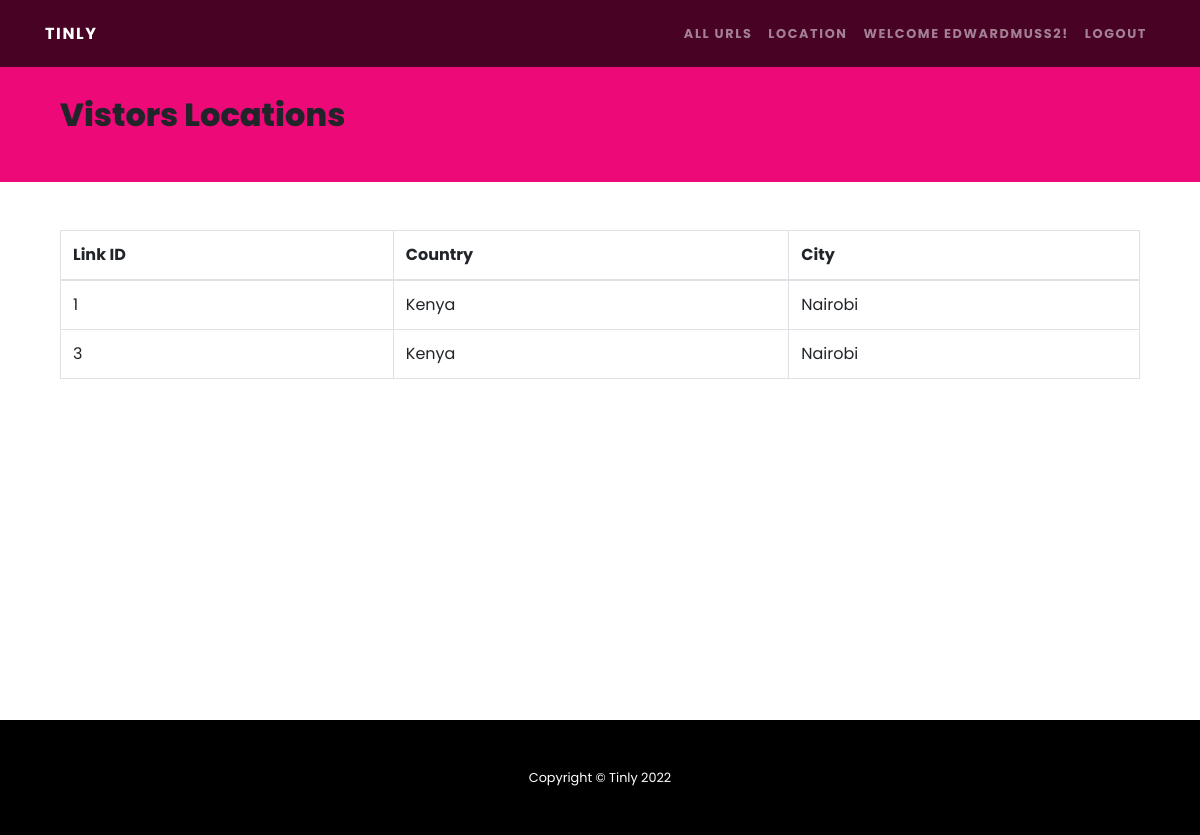
Screenshot of /user-location (signed in) with the database file from the repository.
### models/base_model.py (models this page shows, shortened)
class User(db.Model, UserMixin):
    id = db.Column(db.Integer, primary_key=True)
    username = db.Column(db.String(20), nullable=False, unique=True)
    email = db.Column(db.String(120), unique=True, nullable=False)
    image_file = db.Column(db.String(20), nullable=False, default='default.jpg')
    password = db.Column(db.String(80), nullable=False)
    created_at = db.Column(DateTime, default=datetime.datetime.now)
    updated_at = db.Column(DateTime, default=datetime.datetime.now, onupdate=datetime.datetime.now)

class Location(db.Model):
    id = db.Column("id", db.Integer, primary_key=True)
    url_id = db.Column("url_id", db.Integer, nullable=False)
    country = db.Column("country", db.String())
    city = db.Column("city", db.String(10), nullable=False)
    created_at = db.Column(DateTime, default=datetime.datetime.now)
    updated_at = db.Column(DateTime, default=datetime.datetime.now, onupdate=datetime.datetime.now)

### core/routes/web.py (the view)
@app.route('/user-location')
def user_location():
    return render_template('all-locations.html', vals=Location.query.all(), base_url=base_url)

### core/auth.py (called while the page is built)
@login_manager.user_loader
def load_user(user_id):
    return User.query.get(int(user_id))

### core/templates/all-locations.html (shortened to what this page needs)
{% extends "base.html" %}
{% block content %}
    <div class="row bg-primary pt-5">
        <div class="container">
            <div class="col-md-12 mt-5 mb-5">
                <h2 class="">Vistors Locations</h2>
            </div>
        </div>
    </div>
    <div class="row">
        <div class="container">
            <div class="col-md-12 mt-5">
                <table class="table table-stripped table-bordered">
                    <thead class="">
                        <th>Link ID</th>
                        <th>Country</th>
                        <th>City</th>
                    </thead>
                    <tbody>
                        {% for row in vals %}
                        <tr>
                            <td>{{row.url_id}}</td>
                            <td>{{row.country}}</td>
                            <td>{{row.city}}</td>
                        </tr>
                        {% endfor %}
                    </tbody>
                </table>
            </div>
        </div>
    </div>
{% endblock %}

### core/templates/base.html (shortened to what this page needs)
<!DOCTYPE html>
<html lang="en">
<head>
    <link rel="stylesheet" href="https://stackpath.bootstrapcdn.com/bootstrap/4.5.2/css/bootstrap.min.css">
    <link href='https://cdnjs.cloudflare.com/ajax/libs/font-awesome/4.0.3/css/font-awesome.css' rel='stylesheet'>
	<link href="{{ url_for('static',filename='css/style.css') }}" rel="stylesheet">
</head>
<body oncontextmenu='return true' class='snippet-body'>
    <div class="main">
        <nav class="navbar navbar-expand-lg navbar-dark navbar-custom fixed-top">
            <div class="container">
                <a class="navbar-brand" href=".">Tinly</a>
                <div class="collapse navbar-collapse" id="navbarResponsive">
                    <ul class="navbar-nav ml-auto">
                        {% if current_user.is_authenticated %}
                            <li class="nav-item">
                                <a class="nav-link" href="all-urls">All Urls</a>
                            </li>
                            <li class="nav-item">
                                <a class="nav-link" href="user-location">Location</a>
                            </li>
                            <li class="nav-item">
                                <a class="nav-link" href="{{ url_for('dashboard') }}">Welcome {{ current_user.username }}!</a>
                            </li>
                            <li class="nav-item">
                                <a class="nav-link" href="{{ url_for('logout') }}">Logout</a>
                            </li>
                        {% endif %}
                    </ul>
                </div>
            </div>
        </nav>
        {% block content%}
        {% endblock %}
    </div>
  <footer class="py-5 bg-black">
    <div class="container">
        <p class="m-0 text-center text-white small">Copyright &copy; Tinly {{ moment().format('YYYY') }}</p>
    </div>
</footer>
</body>
</html>

### static/css/style.css (style rules this page uses)
body { font-family: "Poppins"; margin: 0px; padding: 0px; position: absolute; width: 100%; height: 100vh; }
.main { display: flex; flex-direction: column; min-height: 90%; }
h1, h2, h3, h4, h5, h6 { font-family: "Poppins"; font-weight: 800 !important }
.bg-black { background-color: #000 !important }
.navbar-custom { padding-top: 1rem; padding-bottom: 1rem; background-color: rgba(0, 0, 0, .7) }
.navbar-custom .navbar-brand { text-transform: uppercase; font-size: 1rem; letter-spacing: .1rem; font-weight: 700 }
.navbar-custom .navbar-nav .nav-item .nav-link { text-transform: uppercase; font-size: .8rem; font-weight: 700; letter-spacing: .1rem }
.bg-primary { background-color: #ee0979 !important }
footer { left: 0; bottom: 0; width: 100%; background-color: red; color: white; text-align: center; flex: 0 0 auto; }

### rows the page displays
User: username "EDWARDMUSS2"
Location: url_id "1", country "Kenya", city "Nairobi"
Location: url_id "3", country "Kenya", city "Nairobi"

### other values shown
{{ moment().format('YYYY') }} "2022"
